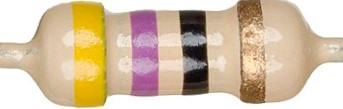
#> input picture imgs/r6.jpg, 343 x 109 px
$ python recColors.py   (older library calls are emulated)
#> lines starting #> are read from the running program, lines starting #| are printed output that depends on the picture
### src/identifycolor.py
#!/usr/bin/env python3
# -*- coding: utf-8 -*-
"""
Created on Sat Mar 30 12:17:42 2019

@author: melodychen
"""
from clarifai.rest import ClarifaiApp
from clarifai.rest import Image as ClImage

class colorIdentifier:

    def __init__(self,path):
        self.path = path
        self.app = ClarifaiApp(api_key='c74551e84dce4f2aa6528c43e24dc050')
        self.model = self.app.models.get('color')
        self.response = self.model.predict_by_filename(self.path)
        self.colorlist = []
    def convertToRGB(self, hex):
        h = hex.lstrip('#')
        return tuple(int(h[i:i+2], 16) for i in (0, 2, 4))
    # [21 lines left out: functions setList, getRGB, getDominant, not called in this run]


### src/recColors.py
import numpy as np
import matplotlib.pyplot as plt
import scipy.misc as misc

from identifycolor import colorIdentifier

# [8 lines of commented-out code are left out]

def betwnValues(val, min, max):
    return (val > min) * (val < max)


img = plt.imread("../imgs/r6.jpg")
#> img is the input picture: shape (109, 343, 3); mean R, G, B 213.1, 192.7, 167


img = img[int(img.shape[0]*.2):-int(img.shape[0]*.2)]
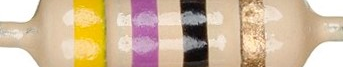
#> img: shape (67, 343, 3); mean R, G, B 208.6, 184.4, 156.2

plt.imshow(img)
plt.show()


batchWidth = 8

(h, w) = img.shape[:2]
#> h = 67; w = 343
w2 = int(np.ceil(w / float(batchWidth)))
#> w2 = 43

mods = w % batchWidth
#> mods = 7
if mods == 0:
    pw = (0, 0)
else:
    pw = (0, batchWidth - mods)
#> pw = (0, 1)

img = np.stack((np.pad(img[:,:,0], ((0,h), pw), 'symmetric'),np.pad(img[:,:,1], ((0,h), pw), 'symmetric'),np.pad(img[:,:,2], ((0,h), pw), 'symmetric')), axis=-1)
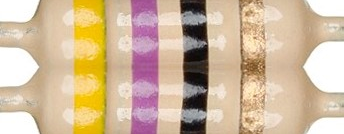
#> img: shape (134, 344, 3); mean R, G, B 208.7, 184.5, 156.4


averaged_vals = np.zeros([1,w2,3])
for i in range(w2):
    r = np.mean(img[:, i * batchWidth:(i + 1) * batchWidth, 0])
    b = np.mean(img[:, i * batchWidth:(i + 1) * batchWidth, 1])
    g = np.mean(img[:, i * batchWidth:(i + 1) * batchWidth, 2])

    averaged_vals[0][i][0] = r
    averaged_vals[0][i][1] = b
    averaged_vals[0][i][2] = g
#> this loop made 43 passes
#> (r, b, g) on passes 1 to 12: (235.7, 229.3, 219.7), (237.7, 231, 221.4), (238.3, 231.4, 222.1), (229.4, 219.2, 204.4), (203.3, 185.6, 160.8), (200, 175.7, 145.9), (216.3, 193.2, 164.4), (223.1, 199.1, 171.6), (229.5, 209.7, 185.5), (239.6, 203.6, 99.69), (244.8, 202.4, 71.48), (242.1, 199.4, 57.41)
#> after the loop, averaged_vals = 43 rows, first 8: [235.7, 229.3, 219.7], [237.7, 231, 221.4], [238.3, 231.4, 222.1], [229.4, 219.2, 204.4], [203.3, 185.6, 160.8], [200, 175.7, 145.9], [216.3, 193.2, 164.4], [223.1, 199.1, 171.6]

averaged_vals = np.stack((averaged_vals[0],averaged_vals[0],averaged_vals[0],averaged_vals[0],averaged_vals[0],averaged_vals[0]), axis=0)

plt.imshow(averaged_vals.astype(int))
plt.show()
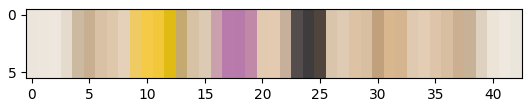
#> figure drawn by matplotlib, 1 panel
misc.toimage(averaged_vals, cmin=0.0, cmax=255.0).save("josh.jpg")


identifier = colorIdentifier("./josh.jpg")
#> (the run stopped early here; a loop or call above may not have finished)

$ run again, with imgs/r1.jpg copied over imgs/r6.jpg
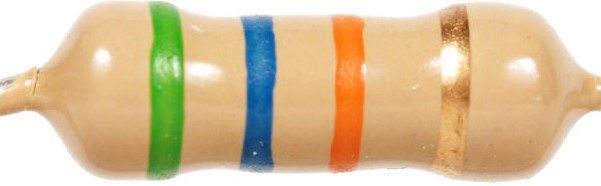
#> input picture imgs/r1.jpg, 601 x 186 px
#> img is the input picture: shape (186, 601, 3); mean R, G, B 216.4, 193.7, 156.3
#> `img = np.stack((np.pad(img[:,:,0], ((0,h), pw), 'symmetric'),np.pad(im..`:
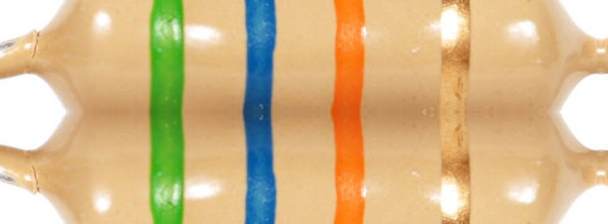
#> img: shape (224, 608, 3); mean R, G, B 211.7, 184.1, 137.9
#> the loop `for i in range(w2):` made 76 passes
#> (r, b, g) on passes 1 to 8: (242.5, 232.9, 220.7), (243.2, 231.6, 217), (245, 232.1, 214.2), (244.4, 230.9, 212.8), (240.8, 224.6, 203.9), (237.9, 218.7, 195), (231.8, 207.3, 177.5), (224.7, 193.3, 156.3)
#> after the loop `for i in range(w2):`: averaged_vals = 76 rows, first 8: [242.5, 232.9, 220.7], [243.2, 231.6, 217], [245, 232.1, 214.2], [244.4, 230.9, 212.8], [240.8, 224.6, 203.9], [237.9, 218.7, 195], [231.8, 207.3, 177.5], [224.7, 193.3, 156.3]
#> `plt.show()`:
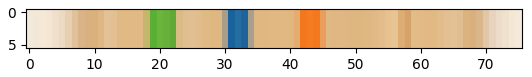
#> figure drawn by matplotlib, 1 panel

$ run again, with imgs/r11.jpg copied over imgs/r6.jpg
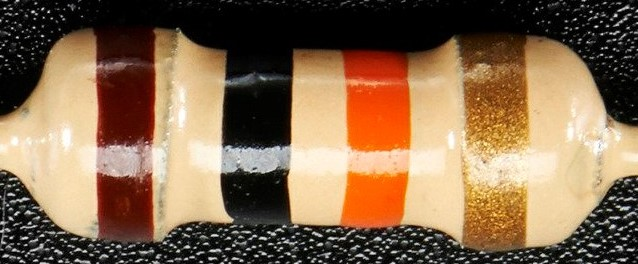
#> input picture imgs/r11.jpg, 638 x 264 px
#> img is the input picture: shape (264, 638, 3); mean R, G, B 133, 105.5, 78.8
#> `img = np.stack((np.pad(img[:,:,0], ((0,h), pw), 'symmetric'),np.pad(im..`:
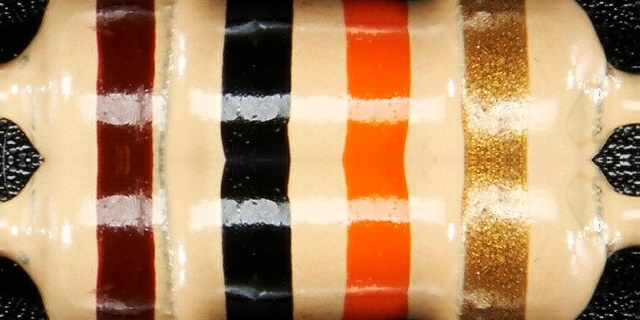
#> img: shape (320, 640, 3); mean R, G, B 180.5, 142.1, 104.8
#> the loop `for i in range(w2):` made 80 passes
#> (r, b, g) on passes 1 to 8: (96.16, 86.75, 70.85), (107.3, 97.17, 80.08), (119.6, 107.4, 87.4), (138.1, 123.2, 99.56), (167, 147.2, 116.4), (202.2, 175.4, 134.9), (228.4, 202.5, 160.9), (235.1, 208.8, 166.7)
#> after the loop `for i in range(w2):`: averaged_vals = 80 rows, first 8: [96.16, 86.75, 70.85], [107.3, 97.17, 80.08], [119.6, 107.4, 87.4], [138.1, 123.2, 99.56], [167, 147.2, 116.4], [202.2, 175.4, 134.9], [228.4, 202.5, 160.9], [235.1, 208.8, 166.7]
#> `plt.show()`:
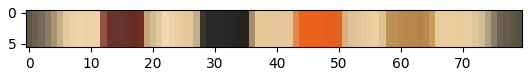
#> figure drawn by matplotlib, 1 panel
